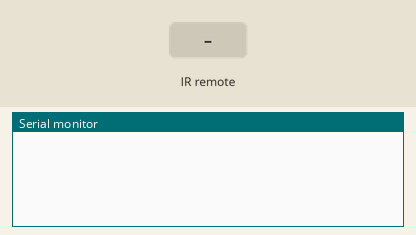
This sketch was run on a simulated Arduino Uno, built with avr-gcc and run on an emulated ATmega328P. Shown: the last lines printed to the serial monitor. Inputs (shaded band) come from the test bench.

Above: at 1.2 s.
1.3 s: infrared code 0xFD30CF received
At 3.4 s:
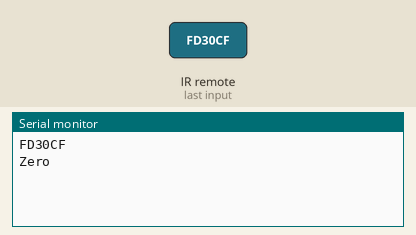
3.8 s: infrared code 0xFD08F7 received
At 5.3 s:
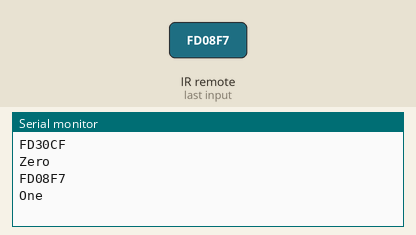
6.3 s: infrared code 0xFD8877 received
At 8.4 s:
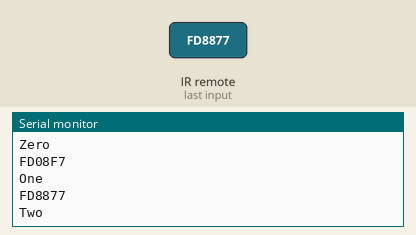
8.8 s: infrared code 0xFD48B7 received
At 10.3 s:
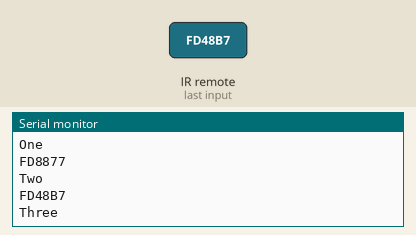
11.3 s: infrared code 0xFD28D7 received
At 13.4 s:
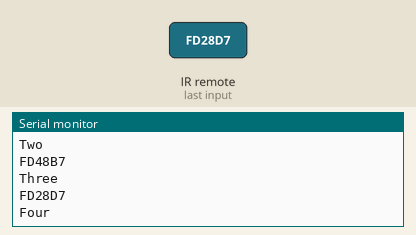
13.8 s: infrared code 0xFDA857 received
At 15.3 s:
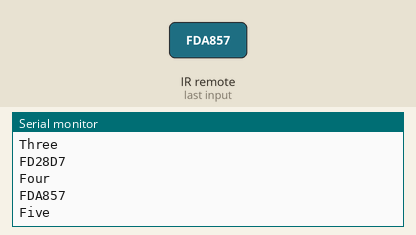

The sketch:

ir_remote.ino
```cpp
#include<IRremote.h>

int IRpin = 9;
IRrecv IR(IRpin);
decode_results cmd;

String myCommand;

void setup() {
  Serial.begin(9600);
  IR.enableIRIn();
}

void loop() {
  while(IR.decode(&cmd) == 0) {

  }

  Serial.println(cmd.value, HEX);
  delay(1000);
  IR.resume();

  if(cmd.value == 0xFD30CF) {
    myCommand = "Zero";
  }
  if(cmd.value == 0xFD08F7) {
    myCommand = "One";
  }
  if(cmd.value == 0xFD8877) {
    myCommand = "Two";
  }
  if(cmd.value == 0xFD48B7) {
    myCommand = "Three";
  }
  if(cmd.value == 0xFD28D7) {
    myCommand = "Four";
  }
  if(cmd.value == 0xFDA857) {
    myCommand = "Five";
  }
  if(cmd.value == 0xFD6897) {
    myCommand = "Six";
  }
  if(cmd.value == 0xFD18E7) {
    myCommand = "Seven";
  }
  if(cmd.value == 0xFD9867) {
    myCommand = "Eight";
  }
  if(cmd.value == 0xFD58A7) {
    myCommand = "Nine";
  }

  if(cmd.value == 0xFD00FF) {
    myCommand = "PWR";
  }
  if(cmd.value == 0xFD807F) {
    myCommand = "V+";
  }
  if(cmd.value == 0xFD906F) {
    myCommand = "V-";
  }
  if(cmd.value == 0xFD40BF) {
    myCommand = "FUNC";
  }
  if(cmd.value == 0xFD609F) {
    myCommand = "FWD";
  }
  if(cmd.value == 0xFD20DF) {
    myCommand = "RWD";
  }
  if(cmd.value == 0xFDB04F) {
    myCommand = "EQ";
  }
  if(cmd.value == 0xFD50AF) {
    myCommand = "UP";
  }
  if(cmd.value == 0xFD10EF) {
    myCommand = "DOWN";
  }
  if(cmd.value == 0xFDA05F) {
    myCommand = "PLAY/PAUSE";
  }
  if(cmd.value == 0xFD708F) {
    myCommand = "ST/REPT";
  }
  Serial.println(myCommand);

}
```

Measured:
- after the input at 1.3 s, the serial monitor: prints a new line at once (image 1)
- after the input at 3.8 s, the serial monitor: prints a new line at once (image 2)
- after the input at 6.3 s, the serial monitor: prints a new line at once (image 3)
- after the input at 8.8 s, the serial monitor: prints a new line at once (image 4)
- after the input at 11.3 s, the serial monitor: prints a new line at once (image 5)
- after the input at 13.8 s, the serial monitor: prints a new line at once (image 6)
